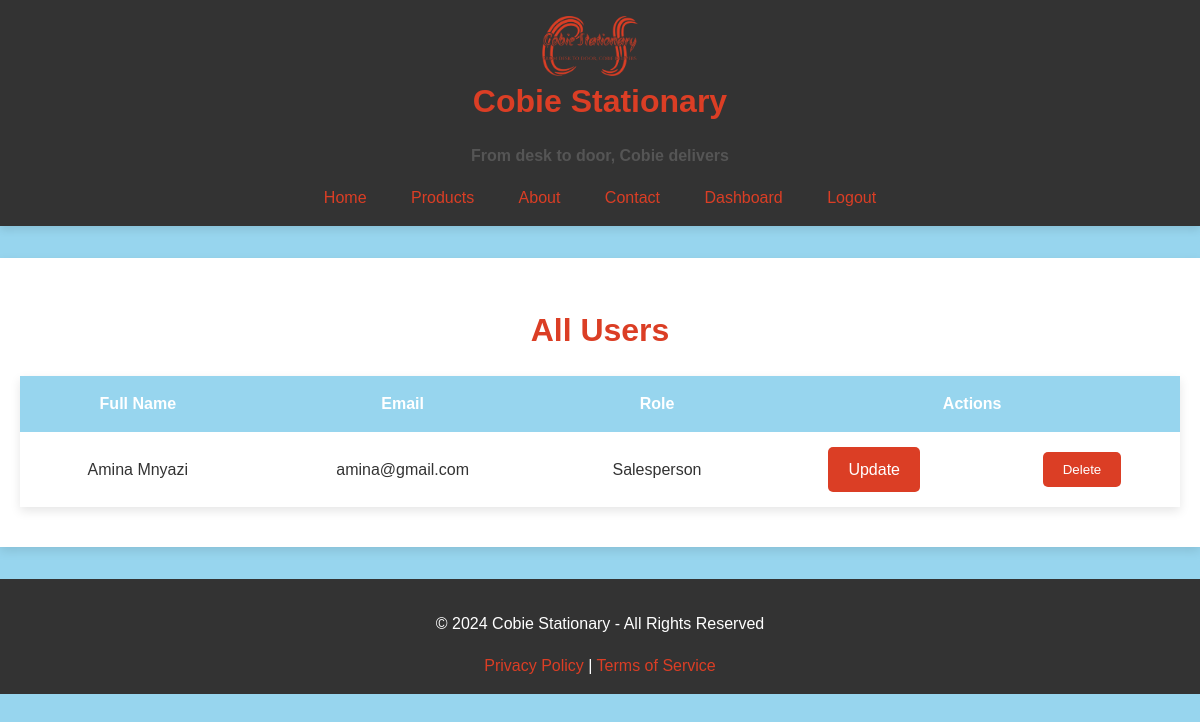
/reg/view/users (signed in), run on an earlier commit of the app's database.
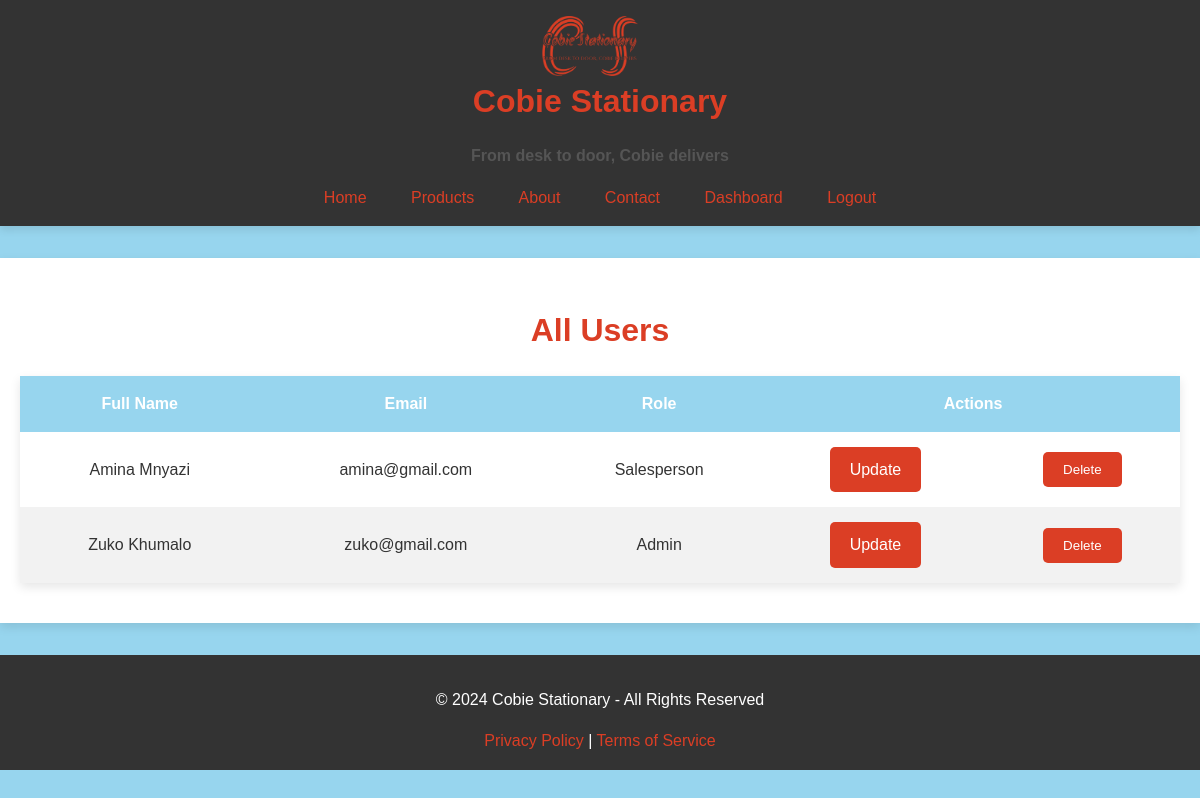
And on a later commit of the database.
### app/models.py (models this page shows, shortened)
class User(db.Model,UserMixin):
    __tablename__ = 'users'
    user_id = db.Column(db.Integer, primary_key=True, autoincrement=True)
    full_name = db.Column(db.String(255), nullable=True)
    email = db.Column(db.String(255), nullable=True)
    password_hash = db.Column(db.String(255), nullable=False)
    role = db.Column(db.Enum('Admin', 'Salesperson'), default='Salesperson')
    sales = db.relationship('Sale', backref='user', lazy=True)

### app/reg/routes.py (the view)
@reg_bp.route('/view/users')
@login_required
def view_users():
    users = User.query.all()
    return render_template('view_users.html',users=users)

### app/__init__.py (called while the page is built)
def create_app():
    app = Flask(__name__)
    app.config.from_object(Config)
    app.config['REMEMBER_COOKIE_DURATION'] = timedelta(minutes=1)
    db.init_app(app)
    login_manager.init_app(app)
    login_manager.login_view = 'auth.login'
    @login_manager.user_loader
    def load_user(user_id):
        return User.query.get(int(user_id))
    with app.app_context():
        db.create_all()  # Creates tables if they don't exist
    from app.base import base_bp
    app.register_blueprint(base_bp, url_prefix='')
    from app.reg import reg_bp
    app.register_blueprint(reg_bp, url_prefix='/reg')
    from app.auth import auth_bp
    app.register_blueprint(auth_bp, url_prefix='/auth')
    return app

### app/reg/templates/view_users.html (shortened to what this page needs)
{% extends 'base.html' %}
{% block head %}
<link rel="stylesheet" href="{{ url_for('static', filename='css/view_users.css') }}">
{% endblock %}
{% block content %}
    <h2>All Users</h2>
    <table class="table">
        <thead>
            <tr>
                <th>Full Name</th>
                <th>Email</th>
                <th>Role</th>
                <th colspan="2">Actions</th>
            </tr>
        </thead>
        <tbody>
            {% for user in users %}
            <tr>
                <td>{{ user.full_name }}</td>
                <td>{{ user.email }}</td>
                <td>{{ user.role }}</td>
                <td>
                    <a href="{{ url_for('reg.update_user', user_id=user.user_id) }}" class="btn btn-primary">Update</a>
                </td>
                <td>
                    <form method="POST" action="{{ url_for('reg.delete_user', user_id=user.user_id) }}" onsubmit="return confirm('Are you sure you want to delete this user?');">
                        <button type="submit" class="btn btn-danger">Delete</button>
                    </form>
                </td>
            </tr>
            {% endfor %}
        </tbody>
    </table>
{% endblock %}

### app/base/templates/base.html (shortened to what this page needs)
<!DOCTYPE html>
<html lang="en">
<head>
    <link rel="stylesheet" href="{{ url_for('static', filename='css/styles.css') }}">
    {% block head %}{% endblock %}
</head>
<body>
    <header>
        <div class="header-content">
            <img src="{{ url_for('static', filename='images/logo.png') }}" alt="Cobie Stationary Logo" class="logo">
            <div class="header-text">
                <h1>Cobie Stationary</h1>
                <h3>From desk to door, Cobie delivers</h3>
            </div>
        </div>
        <nav>
            <a href="{{ url_for('base.index') }}">Home</a>
            <a href="#">Products</a>
            <a href="#">About</a>
            <a href="#">Contact</a>
            {% if current_user.is_authenticated %}
                {% if current_user.role == 'Admin' %}
                    <a href="{{ url_for('base.admin_dashboard') }}">Dashboard</a>
                {% elif current_user.role == 'Salesperson' %}
                    <a href="{{ url_for('base.salesperson_dashboard') }}">Dashboard</a>
                {% endif %}
                <a href="{{ url_for('auth.logout') }}">Logout</a>
            {% else %}
                <a href="{{ url_for('reg.user_registration') }}">Sign Up</a>
                <a href="{{ url_for('auth.login') }}">Login</a>
            {% endif %}
        </nav>
    </header>
    <div class="container">
        {% block content %}{% endblock %}
    </div>
    <footer>
        <p>&copy; 2024 Cobie Stationary - All Rights Reserved</p>
        <a href="#">Privacy Policy</a> |
        <a href="#">Terms of Service</a>
    </footer>
</body>
</html>

### app/static/css/styles.css (style rules this page uses)
body { background-color: #97D5EE; color: #DB3E25; font-family: 'Arial', sans-serif; margin: 0; padding: 0; line-height: 1.6; text-align: center; }
header { background-color: #333333; box-shadow: 0px 4px 8px rgba(0, 0, 0, 0.1); padding: 1rem; margin-bottom: 2rem; }
.header-content { display: flexbox; justify-content: space-between; align-items: center; max-width: 1200px; margin: 0 auto; }
.header-text h1 { font-size: 2rem; margin: 0; }
.header-text h3 { font-size: 1rem; color: #555555; }
.logo { height: 60px; width: auto; margin-right: 20px; vertical-align: middle; }
nav { margin-top: 0.5rem; }
nav a { color: #DB3E25; text-decoration: none; padding: 0.625rem 1.25rem; border-radius: 5px; transition: background-color 0.3s ease; }
.container { max-width: 1200px; margin: 2rem auto; padding: 1.25rem; }
footer { background-color: #333333; color: #ffffff; padding: 1rem 0; text-align: center; }
footer a { color: #DB3E25; text-decoration: none; }

### app/static/css/view_users.css (style rules this page uses)
.container { max-width: 1200px; margin: 2rem auto; padding: 1.25rem; background-color: #ffffff; box-shadow: 0px 4px 10px rgba(0, 0, 0, 0.1); }
h2 { color: #DB3E25; text-align: center; font-size: 2rem; margin-bottom: 20px; }
table { width: 100%; border-collapse: collapse; margin: 20px 0; font-size: 1rem; box-shadow: 0px 4px 10px rgba(0, 0, 0, 0.1); }
table th, table td { padding: 15px; text-align: center; }
table thead th { background-color: #97D5EE; color: #ffffff; font-weight: bold; }
table tbody tr:nth-child(even) { background-color: #f2f2f2; }
table tbody td { color: #333333; }
.btn { padding: 10px 20px; background-color: #DB3E25; color: #ffffff; border: none; border-radius: 5px; cursor: pointer; text-decoration: none; display: inline-block; transition: background-color 0.3s ease; }

What changed in the data, as far as the page shows it:
added User: full_name "Zuko Khumalo", email "zuko@gmail.com", role "Admin"
